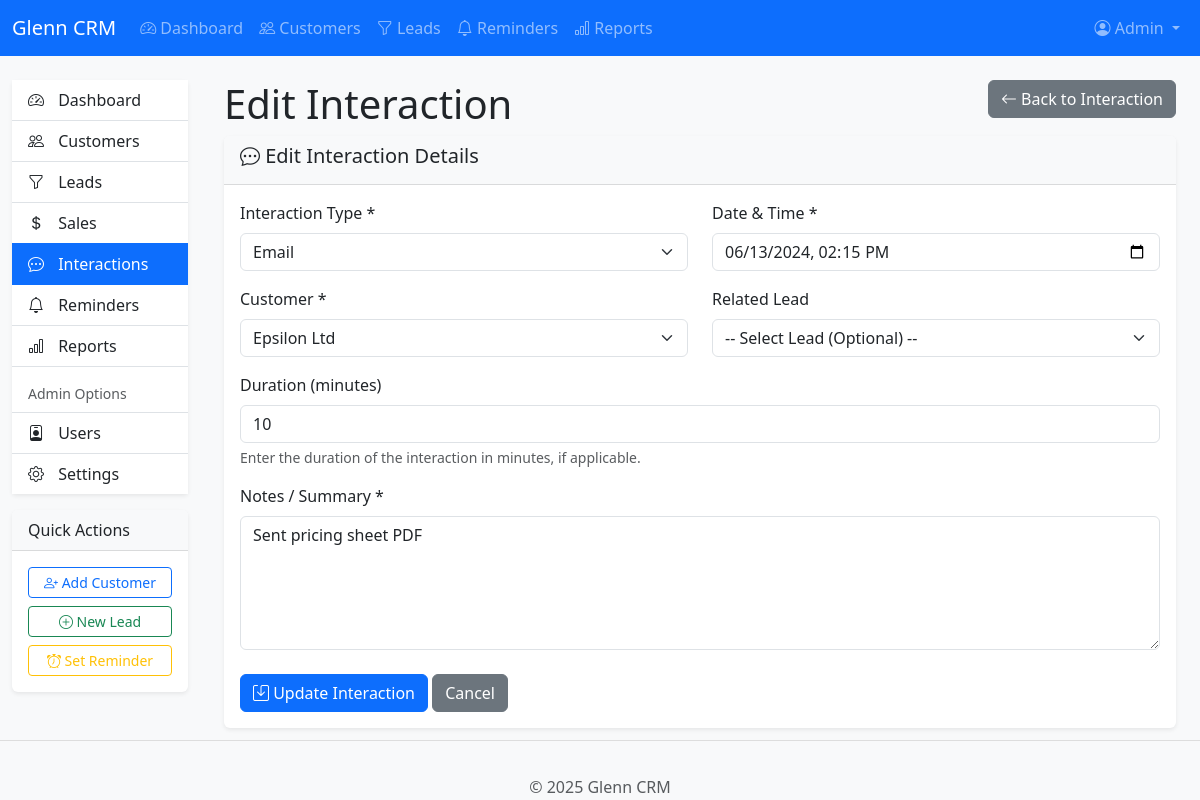
The app's page /glenncrm/index.php?page=interactions&action=edit&id=7 (signed in) with its own data.
### tables this page shows
CREATE TABLE `settings` (
  `setting_id` int(11) NOT NULL,
  `setting_name` varchar(50) NOT NULL,
  `setting_value` text DEFAULT NULL,
  `setting_description` text DEFAULT NULL,
  `is_public` tinyint(1) DEFAULT 0,
  `updated_at` timestamp NOT NULL DEFAULT current_timestamp() ON UPDATE current_timestamp()
);

CREATE TABLE `interactions` (
  `interaction_id` int(11) NOT NULL,
  `lead_id` int(11) DEFAULT NULL,
  `customer_id` int(11) DEFAULT NULL,
  `user_id` int(11) NOT NULL,
  `interaction_type` enum('call','email','meeting','other') DEFAULT NULL,
  `interaction_date` datetime NOT NULL,
  `duration` int(11) DEFAULT NULL COMMENT 'Duration in minutes',
  `notes` text DEFAULT NULL,
  `created_at` timestamp NOT NULL DEFAULT current_timestamp()
);

CREATE TABLE `customers` (
  `customer_id` int(11) NOT NULL,
  `name` varchar(100) NOT NULL,
  `email` varchar(100) DEFAULT NULL,
  `phone` varchar(20) DEFAULT NULL,
  `address` text DEFAULT NULL,
  `notes` text DEFAULT NULL,
  `status` enum('active','inactive','prospect') DEFAULT 'active',
  `assigned_to` int(11) DEFAULT NULL,
  `created_at` timestamp NOT NULL DEFAULT current_timestamp(),
  `updated_at` timestamp NULL DEFAULT NULL ON UPDATE current_timestamp()
);

### glenncrm/config/database.php (called while the page is built, shortened)
<?php
$conn = new mysqli(DB_HOST, DB_USER, DB_PASS, DB_NAME);
function get_setting($setting_name, $default = null) {
    global $conn;
    $stmt = $conn->prepare("SELECT setting_value FROM settings WHERE setting_name = ?");
    $stmt->bind_param("s", $setting_name);
    $stmt->execute();
    $result = $stmt->get_result();
    if ($result->num_rows > 0) {
        $row = $result->fetch_assoc();
        return $row['setting_value'];
    }
    return $default;
}
function sanitize_input($data) {
    $data = trim($data);
    $data = stripslashes($data);
    $data = htmlspecialchars($data);
    return $data;
}
?>

### glenncrm/includes/auth.php (called while the page is built, shortened)
<?php
function is_admin() {
    return isset($_SESSION['role']) && $_SESSION['role'] == 'admin';
}
?>

### glenncrm/pages/interactions/edit.php (the view, shortened to what this page needs)
<?php
$stmt = $conn->prepare("SELECT * FROM interactions WHERE interaction_id = ?");
$stmt->bind_param("i", $interaction_id);
$stmt->execute();
$result = $stmt->get_result();
$interaction = $result->fetch_assoc();
$interaction_datetime = str_replace(' ', 'T', $interaction['interaction_date']);
$query = is_admin() ?
    "SELECT customer_id, name FROM customers ORDER BY name" :
    "SELECT customer_id, name FROM customers WHERE assigned_to = ? OR customer_id = ? ORDER BY name";
$stmt = $conn->prepare($query);
$stmt->execute();
$customers = $stmt->get_result();
?>
<div class="content-header">
    <div class="container-fluid">
        <div class="row mb-2">
            <div class="col-sm-6">
                <h1 class="m-0">Edit Interaction</h1>
            </div>
            <div class="col-sm-6">
                <div class="float-end">
                    <a href="<?php echo BASE_URL; ?>/index.php?page=interactions&action=view&id=<?php echo $interaction_id; ?>" class="btn btn-secondary">
                        <i class="bi bi-arrow-left"></i> Back to Interaction
                    </a>
                </div>
            </div>
        </div>
    </div>
</div>
<section class="content">
    <div class="container-fluid">
        <div class="card">
            <div class="card-header">
                <h5 class="card-title">
                    <i class="bi bi-chat-dots"></i> Edit Interaction Details
                </h5>
            </div>
            <div class="card-body">
                <form action="<?php echo BASE_URL; ?>/index.php?page=interactions&action=edit&id=<?php echo $interaction_id; ?>" method="post" class="needs-validation" novalidate>
                    <div class="row">
                        <div class="col-md-6 mb-3">
                            <label for="interaction_type" class="form-label">Interaction Type *</label>
                            <select class="form-select" id="interaction_type" name="interaction_type" required>
                                <option value="email" <?php echo $interaction['interaction_type'] == 'email' ? 'selected' : ''; ?>>Email</option>
                            </select>
                        </div>
                        <div class="col-md-6 mb-3">
                            <label for="interaction_date" class="form-label">Date & Time *</label>
                            <input type="datetime-local" class="form-control" id="interaction_date" name="interaction_date"
                                   value="<?php echo $interaction_datetime; ?>" required>
                        </div>
                    </div>
                    <div class="row">
                        <div class="col-md-6 mb-3">
                            <label for="customer_id" class="form-label">Customer *</label>
                            <select class="form-select" id="customer_id" name="customer_id" onchange="loadCustomerLeads(this.value, 'lead_id')" required>
                                <?php while ($customer = $customers->fetch_assoc()): ?>
                                    <option value="<?php echo $customer['customer_id']; ?>" <?php echo $interaction['customer_id'] == $customer['customer_id'] ? 'selected' : ''; ?>>
                                        <?php echo $customer['name']; ?>
                                    </option>
                                <?php endwhile; ?>
                            </select>
                        </div>
                        <div class="col-md-6 mb-3">
                            <label for="lead_id" class="form-label">Related Lead</label>
                            <select class="form-select" id="lead_id" name="lead_id">
                                <option value="">-- Select Lead (Optional) --</option>
                            </select>
                        </div>
                    </div>
                    <div class="mb-3">
                        <label for="duration" class="form-label">Duration (minutes)</label>
                        <input type="number" class="form-control" id="duration" name="duration" min="1"
                               value="<?php echo $interaction['duration']; ?>" placeholder="Duration in minutes">
                        <div class="form-text">Enter the duration of the interaction in minutes, if applicable.</div>
                    </div>
                    <div class="mb-3">
                        <label for="notes" class="form-label">Notes / Summary *</label>
                        <textarea class="form-control" id="notes" name="notes" rows="5" required><?php echo htmlspecialchars($interaction['notes']); ?></textarea>
                    </div>
                    <div class="mt-4">
                        <button type="submit" class="btn btn-primary">
                            <i class="bi bi-save"></i> Update Interaction
                        </button>
                        <a href="<?php echo BASE_URL; ?>/index.php?page=interactions&action=view&id=<?php echo $interaction_id; ?>" class="btn btn-secondary">Cancel</a>
                    </div>
                </form>
            </div>
        </div>
    </div>
</section>

### glenncrm/includes/navigation.php (shortened to what this page needs)
<nav class="navbar navbar-expand-lg navbar-dark bg-primary">
    <div class="container-fluid">
        <a class="navbar-brand" href="<?php echo BASE_URL; ?>/index.php">
            <?php echo get_setting('company_name', 'Glenn CRM'); ?>
        </a>
        <div class="collapse navbar-collapse" id="navbarMain">
            <ul class="navbar-nav me-auto">
                <li class="nav-item">
                    <a class="nav-link <?php echo $page == 'dashboard' ? 'active' : ''; ?>" href="<?php echo BASE_URL; ?>/index.php">
                        <i class="bi bi-speedometer2"></i> Dashboard
                    </a>
                </li>
                <li class="nav-item">
                    <a class="nav-link <?php echo $page == 'customers' ? 'active' : ''; ?>" href="<?php echo BASE_URL; ?>/index.php?page=customers">
                        <i class="bi bi-people"></i> Customers
                    </a>
                </li>
                <li class="nav-item">
                    <a class="nav-link <?php echo $page == 'leads' ? 'active' : ''; ?>" href="<?php echo BASE_URL; ?>/index.php?page=leads">
                        <i class="bi bi-funnel"></i> Leads
                    </a>
                </li>
                <li class="nav-item">
                    <a class="nav-link <?php echo $page == 'reminders' ? 'active' : ''; ?>" href="<?php echo BASE_URL; ?>/index.php?page=reminders">
                        <i class="bi bi-bell"></i> Reminders
                    </a>
                </li>
                <li class="nav-item">
                    <a class="nav-link <?php echo $page == 'reports' ? 'active' : ''; ?>" href="<?php echo BASE_URL; ?>/index.php?page=reports">
                        <i class="bi bi-bar-chart"></i> Reports
                    </a>
                </li>
            </ul>
            <ul class="navbar-nav">
                <li class="nav-item dropdown">
                    <a class="nav-link dropdown-toggle" href="#" id="navbarDropdown" role="button" data-bs-toggle="dropdown">
                        <i class="bi bi-person-circle"></i>
                        <?php echo $_SESSION['first_name']; ?>
                    </a>
                </li>
            </ul>
        </div>
    </div>
</nav>

### glenncrm/includes/footer.php
<footer class="footer mt-auto py-3 bg-light">
    <div class="container text-center">
        <span class="text-muted">
            &copy; <?php echo date('Y'); ?> <?php echo get_setting('company_name', 'Glenn CRM'); ?>
        </span>
    </div>
</footer>
</body></html>

### glenncrm/assets/css/style.css (style rules this page uses)
body { padding-bottom: 70px; background-color: #f8f9fa; }
.card { box-shadow: 0 .125rem .25rem rgba(0,0,0,.075); border: none; }
.card-header { background-color: #f8f9fa; border-bottom: 1px solid rgba(0,0,0,.125); }
.footer { position: fixed; bottom: 0; width: 100%; height: 60px; line-height: 60px; background-color: #f5f5f5; border-top: 1px solid #ddd; }

### records on screen
settings: setting_value "Glenn CRM"
interactions: interaction_type "Email", interaction_date "06/13/2024 14:15", customer_id "Epsilon Ltd", duration "10", notes "Sent pricing sheet PDF"

### other values on screen
$_SESSION['first_name'] "Admin"
